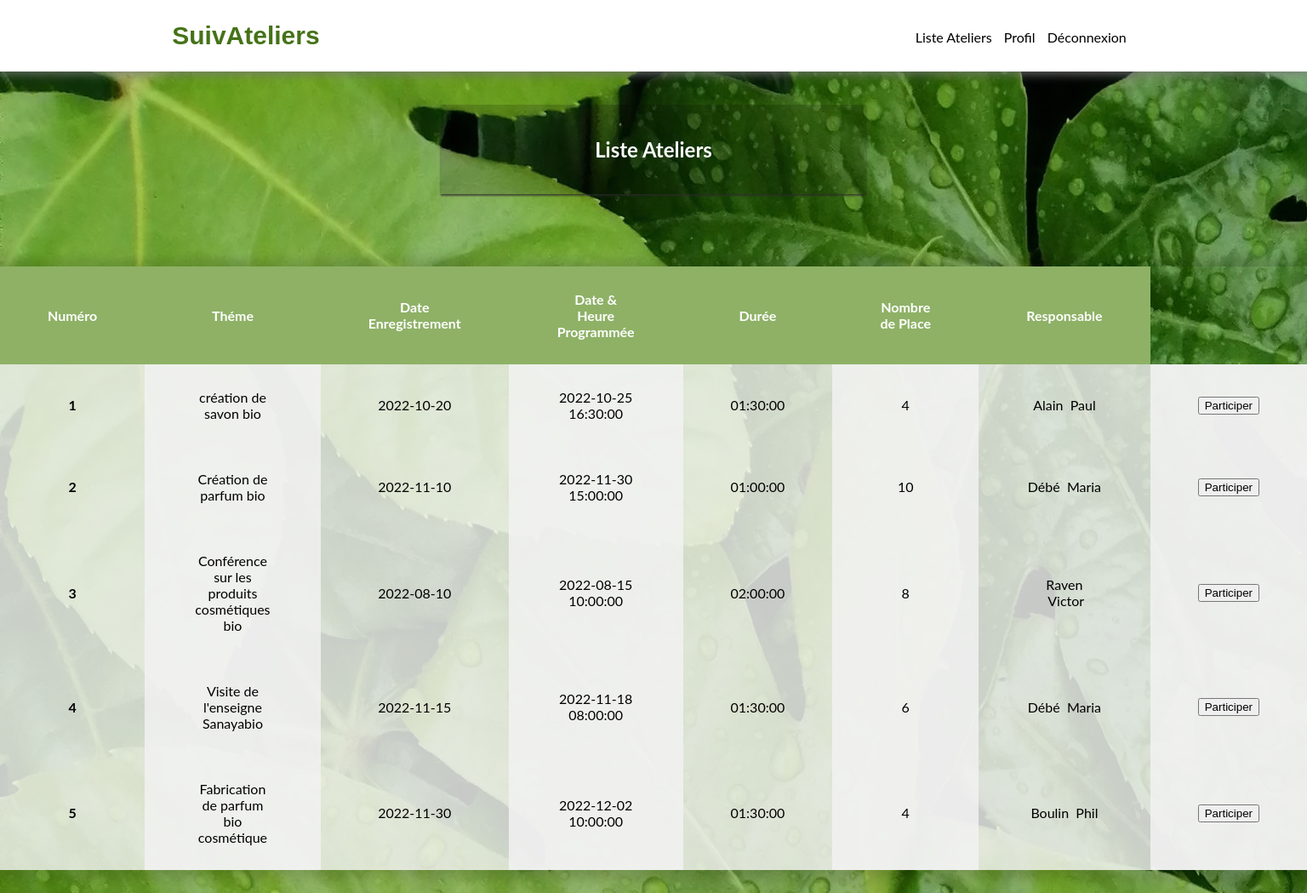
/vues/vue-liste-ateliers.php, run on the app's committed database.
### tables this page shows
CREATE TABLE Atelier
(
  numAtelier          INT         ,
  dateEnregistrement  DATE        ,
  dateHeureProogramme DATETIME    ,
  duree               TIME  ,
  nbPlace             INT         ,
  theme               VARCHAR(50) ,
  numResp             INT         ,
  PRIMARY KEY (numAtelier),
  FOREIGN KEY (numResp)
  REFERENCES ResponsableAteliers (numResp)
);

CREATE TABLE ResponsableAteliers
(
  numResp   INT         ,
  loginResp VARCHAR(15) ,
  mdpResp   VARCHAR(8)  ,
  nomResp   VARCHAR(50) ,
  prenomResp   VARCHAR(50) ,
  PRIMARY KEY (numResp)
);

### vues/vue-liste-ateliers.php (the view, shortened to what this page needs)
<?php
include('../sources/config.php');
?>
<?php
$reponse = $connexion->query("SELECT * FROM Atelier inner join ResponsableAteliers on Atelier.numResp = ResponsableAteliers.numResp   ");
?>
<!DOCTYPE html>
<head>
        <link href="../styles/styles.css" rel="stylesheet" type='text/css'>
</head>
<body style="
  background-image: url(../images/background.jpg);
">
<nav>
       <h1> SuivAteliers</h1>
<div class="onglets">
        <a href="vue-liste-ateliers.php">Liste Ateliers</a>
        <a href="vue-profil.php">Profil</a>
        <a href="../controleurs/ctrl-deconnecter.php"> Déconnexion</a>
       </div>
    </nav>
    <br>
<div class="h2">
    <h2 style="
	background: rgb(0 0 0 / 16%);
    box-shadow: 0px 2px 2px rgb(42 41 41 / 75%);
    text-align: center;
    padding-block: 38px;
    width: 500px;
    margin-left: auto;
    margin-right: auto;
    color:white;"> Liste Ateliers </h2>
</div>
<table class="table-style">
        <thead>
            <tr>
                <th>Numéro</th>
                <th>Théme</th>
                <th>Date <br> Enregistrement </th>
                <th>Date & Heure <br>Programmée</th>
                <th>Durée</th>
                <th>Nombre de Place</th>
                <th>Responsable</th>
            </tr>
        </thead>
        <tbody>
        <?php while($atelier = $reponse ->fetch()){?>
                <tr class="alert" role="alert">
                  <th scope='row'><?php echo $atelier['numAtelier']?></th>
                  <td><?php echo $atelier['theme']?></td>
                  <td><?php echo $atelier['dateEnregistrement']?></td>
                  <td><?php echo $atelier['dateHeureProogramme']?></td>
                  <td><?php echo $atelier['duree']?></td>
                  <td><?php echo $atelier['nbPlace']?></td>
                  <td>
                      <?php echo $atelier['nomResp'] ; ?> &nbsp;<?php echo $atelier['prenomResp']?></td>
                  <td>
                      <form method='POST' action="../controleurs/ctrl-participer-atelier.php">
                        <input type="submit" value="Participer"/>
                      </form>
                      </td>
                      <?php } ?>
                        </tr>
        </tbody>
    </table>
<br>
<br>
<br>
<br>
</body>
</html>

### styles/styles.css (style rules this page uses)
body { margin: 0 ; padding: 0 ; font-family: 'Lato',sans-serif; }
nav { display: flex; flex-wrap:wrap; justify-content: center; align-items: center; box-shadow: 0px 0px 10px 4px rgba(119, 119, 119, 0.75); -moz-box-shadow: 0px 0px 10px 4px rgba(119, 119, 119, 0.75); -webkit-box-shadow: 0px 0px 10px 4px rgba(119, 119, 119, 0.75); background-color: white; }
nav h1 { color:#457318; font-family:'Montserrat',sans-serif ; font-size: 30px; margin-right: 400px; }
nav .onglets { margin-top: 3px; margin-left: 300px; }
nav .onglets a { text-decoration: none; color: #000; margin-right: 10px; padding-bottom: 5px; }
.table-style { border-collapse: collapse; box-shadow: -3px 1px 14px 9px rgb(0 0 0 / 15%); cursor: pointer; margin: 0px auto; margin-top: 85px; }
thead tr { background-color:#8EB166 ; color: #fff; text-align: left; }
th, td { padding: 29px 56px; text-align: center; }
tbody tr,td:nth-child(even) { background-color: #f3f3f3d1; }

### data on the page
atelier: numAtelier "1", theme "création de savon bio", dateEnregistrement "2022-10-20", dateHeureProogramme "2022-10-25 16:30:00", duree "01:30:00", nbPlace "4", numResp.nomResp "Alain", numResp.prenomResp "Paul"
atelier: numAtelier "2", theme "Création de parfum bio", dateEnregistrement "2022-11-10", dateHeureProogramme "2022-11-30 15:00:00", duree "01:00:00", nbPlace "10", numResp.nomResp "Débé", numResp.prenomResp "Maria"
atelier: numAtelier "3", theme "Conférence sur les produits cosmétiques bio", dateEnregistrement "2022-08-10", dateHeureProogramme "2022-08-15 10:00:00", duree "02:00:00", nbPlace "8", numResp.nomResp "Raven", numResp.prenomResp "Victor"
atelier: numAtelier "4", theme "Visite de l'enseigne Sanayabio", dateEnregistrement "2022-11-15", dateHeureProogramme "2022-11-18 08:00:00", duree "01:30:00", nbPlace "6", numResp.nomResp "Débé", numResp.prenomResp "Maria"
atelier: numAtelier "5", theme "Fabrication de parfum bio cosmétique", dateEnregistrement "2022-11-30", dateHeureProogramme "2022-12-02 10:00:00", duree "01:30:00", nbPlace "4", numResp.nomResp "Boulin", numResp.prenomResp "Phil"
